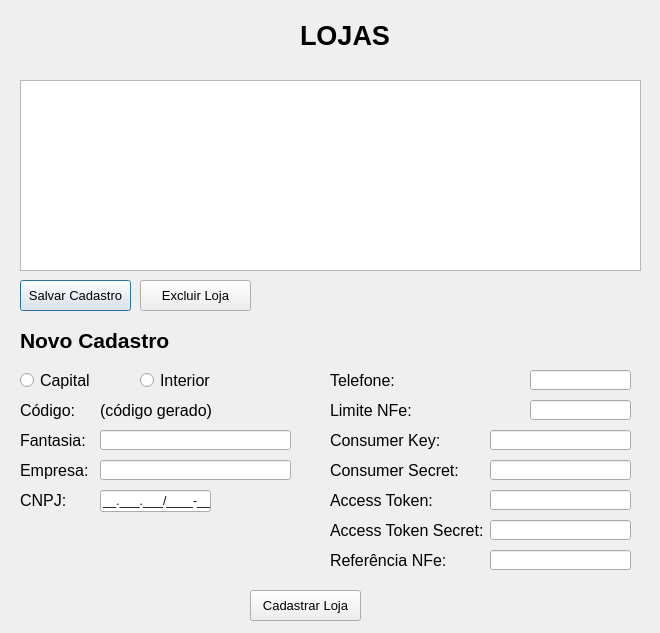
<?xml version="1.0" encoding="UTF-8"?>
<ui version="4.0">
 <class>Dialog</class>
 <widget class="QDialog" name="Dialog">
  <property name="geometry">
   <rect>
    <x>0</x>
    <y>0</y>
    <width>660</width>
    <height>633</height>
   </rect>
  </property>
  <property name="windowTitle">
   <string>Dialog</string>
  </property>
  <widget class="QLabel" name="label">
   <property name="geometry">
    <rect>
     <x>300</x>
     <y>10</y>
     <width>101</width>
     <height>51</height>
    </rect>
   </property>
   <property name="font">
    <font>
     <pointsize>20</pointsize>
     <weight>75</weight>
     <bold>true</bold>
    </font>
   </property>
   <property name="text">
    <string>LOJAS</string>
   </property>
  </widget>
  <widget class="QTableWidget" name="tableWidget">
   <property name="geometry">
    <rect>
     <x>20</x>
     <y>80</y>
     <width>621</width>
     <height>191</height>
    </rect>
   </property>
  </widget>
  <widget class="QLabel" name="label_9">
   <property name="geometry">
    <rect>
     <x>20</x>
     <y>320</y>
     <width>231</width>
     <height>41</height>
    </rect>
   </property>
   <property name="font">
    <font>
     <pointsize>16</pointsize>
     <weight>75</weight>
     <bold>true</bold>
    </font>
   </property>
   <property name="text">
    <string>Novo Cadastro</string>
   </property>
  </widget>
  <widget class="QPushButton" name="pushButton_4">
   <property name="geometry">
    <rect>
     <x>20</x>
     <y>280</y>
     <width>111</width>
     <height>31</height>
    </rect>
   </property>
   <property name="font">
    <font>
     <pointsize>10</pointsize>
    </font>
   </property>
   <property name="text">
    <string>Salvar Cadastro</string>
   </property>
  </widget>
  <widget class="QPushButton" name="pushButton_2">
   <property name="geometry">
    <rect>
     <x>140</x>
     <y>280</y>
     <width>111</width>
     <height>31</height>
    </rect>
   </property>
   <property name="font">
    <font>
     <pointsize>10</pointsize>
    </font>
   </property>
   <property name="text">
    <string>Excluir Loja</string>
   </property>
  </widget>
  <widget class="QLabel" name="label_12">
   <property name="geometry">
    <rect>
     <x>20</x>
     <y>400</y>
     <width>71</width>
     <height>21</height>
    </rect>
   </property>
   <property name="font">
    <font>
     <pointsize>12</pointsize>
    </font>
   </property>
   <property name="text">
    <string>Código:</string>
   </property>
  </widget>
  <widget class="QLabel" name="label_10">
   <property name="geometry">
    <rect>
     <x>100</x>
     <y>400</y>
     <width>121</width>
     <height>21</height>
    </rect>
   </property>
   <property name="font">
    <font>
     <pointsize>12</pointsize>
    </font>
   </property>
   <property name="text">
    <string>(código gerado)</string>
   </property>
  </widget>
  <widget class="QLabel" name="label_11">
   <property name="geometry">
    <rect>
     <x>20</x>
     <y>430</y>
     <width>71</width>
     <height>21</height>
    </rect>
   </property>
   <property name="font">
    <font>
     <pointsize>12</pointsize>
    </font>
   </property>
   <property name="text">
    <string>Fantasia:</string>
   </property>
  </widget>
  <widget class="QLineEdit" name="lineEdit_4">
   <property name="geometry">
    <rect>
     <x>100</x>
     <y>430</y>
     <width>191</width>
     <height>20</height>
    </rect>
   </property>
  </widget>
  <widget class="QLabel" name="label_13">
   <property name="geometry">
    <rect>
     <x>20</x>
     <y>460</y>
     <width>71</width>
     <height>21</height>
    </rect>
   </property>
   <property name="font">
    <font>
     <pointsize>12</pointsize>
    </font>
   </property>
   <property name="text">
    <string>Empresa:</string>
   </property>
  </widget>
  <widget class="QLineEdit" name="lineEdit_5">
   <property name="geometry">
    <rect>
     <x>100</x>
     <y>460</y>
     <width>191</width>
     <height>20</height>
    </rect>
   </property>
  </widget>
  <widget class="QLineEdit" name="CNPJ_line">
   <property name="geometry">
    <rect>
     <x>100</x>
     <y>490</y>
     <width>111</width>
     <height>22</height>
    </rect>
   </property>
   <property name="inputMask">
    <string>99.999.999/9999-99;_</string>
   </property>
  </widget>
  <widget class="QLabel" name="label_3">
   <property name="geometry">
    <rect>
     <x>20</x>
     <y>490</y>
     <width>51</width>
     <height>21</height>
    </rect>
   </property>
   <property name="font">
    <font>
     <pointsize>12</pointsize>
    </font>
   </property>
   <property name="text">
    <string>CNPJ:</string>
   </property>
  </widget>
  <widget class="QLabel" name="label_14">
   <property name="geometry">
    <rect>
     <x>330</x>
     <y>430</y>
     <width>111</width>
     <height>21</height>
    </rect>
   </property>
   <property name="font">
    <font>
     <pointsize>12</pointsize>
    </font>
   </property>
   <property name="text">
    <string>Consumer Key:</string>
   </property>
  </widget>
  <widget class="QLineEdit" name="lineEdit_6">
   <property name="geometry">
    <rect>
     <x>490</x>
     <y>430</y>
     <width>141</width>
     <height>20</height>
    </rect>
   </property>
  </widget>
  <widget class="QLabel" name="label_15">
   <property name="geometry">
    <rect>
     <x>330</x>
     <y>460</y>
     <width>131</width>
     <height>21</height>
    </rect>
   </property>
   <property name="font">
    <font>
     <pointsize>12</pointsize>
    </font>
   </property>
   <property name="text">
    <string>Consumer Secret:</string>
   </property>
  </widget>
  <widget class="QLabel" name="label_16">
   <property name="geometry">
    <rect>
     <x>330</x>
     <y>490</y>
     <width>131</width>
     <height>21</height>
    </rect>
   </property>
   <property name="font">
    <font>
     <pointsize>12</pointsize>
    </font>
   </property>
   <property name="text">
    <string>Access Token:</string>
   </property>
  </widget>
  <widget class="QLabel" name="label_17">
   <property name="geometry">
    <rect>
     <x>330</x>
     <y>520</y>
     <width>161</width>
     <height>21</height>
    </rect>
   </property>
   <property name="font">
    <font>
     <pointsize>12</pointsize>
    </font>
   </property>
   <property name="text">
    <string>Access Token Secret:</string>
   </property>
  </widget>
  <widget class="QLineEdit" name="lineEdit_7">
   <property name="geometry">
    <rect>
     <x>490</x>
     <y>520</y>
     <width>141</width>
     <height>20</height>
    </rect>
   </property>
  </widget>
  <widget class="QLineEdit" name="lineEdit_8">
   <property name="geometry">
    <rect>
     <x>490</x>
     <y>460</y>
     <width>141</width>
     <height>20</height>
    </rect>
   </property>
  </widget>
  <widget class="QLineEdit" name="lineEdit_9">
   <property name="geometry">
    <rect>
     <x>490</x>
     <y>490</y>
     <width>141</width>
     <height>20</height>
    </rect>
   </property>
  </widget>
  <widget class="QRadioButton" name="radioButton">
   <property name="geometry">
    <rect>
     <x>20</x>
     <y>370</y>
     <width>82</width>
     <height>21</height>
    </rect>
   </property>
   <property name="font">
    <font>
     <pointsize>12</pointsize>
    </font>
   </property>
   <property name="text">
    <string>Capital</string>
   </property>
  </widget>
  <widget class="QRadioButton" name="radioButton_2">
   <property name="geometry">
    <rect>
     <x>140</x>
     <y>370</y>
     <width>82</width>
     <height>21</height>
    </rect>
   </property>
   <property name="font">
    <font>
     <pointsize>12</pointsize>
    </font>
   </property>
   <property name="text">
    <string>Interior</string>
   </property>
  </widget>
  <widget class="QPushButton" name="pushButton_5">
   <property name="geometry">
    <rect>
     <x>250</x>
     <y>590</y>
     <width>111</width>
     <height>31</height>
    </rect>
   </property>
   <property name="font">
    <font>
     <pointsize>10</pointsize>
    </font>
   </property>
   <property name="text">
    <string>Cadastrar Loja</string>
   </property>
  </widget>
  <widget class="QLineEdit" name="lineEdit_10">
   <property name="geometry">
    <rect>
     <x>530</x>
     <y>400</y>
     <width>101</width>
     <height>20</height>
    </rect>
   </property>
  </widget>
  <widget class="QLabel" name="label_18">
   <property name="geometry">
    <rect>
     <x>330</x>
     <y>400</y>
     <width>111</width>
     <height>21</height>
    </rect>
   </property>
   <property name="font">
    <font>
     <pointsize>12</pointsize>
    </font>
   </property>
   <property name="text">
    <string>Limite NFe:</string>
   </property>
  </widget>
  <widget class="QLabel" name="label_19">
   <property name="geometry">
    <rect>
     <x>330</x>
     <y>370</y>
     <width>111</width>
     <height>21</height>
    </rect>
   </property>
   <property name="font">
    <font>
     <pointsize>12</pointsize>
    </font>
   </property>
   <property name="text">
    <string>Telefone:</string>
   </property>
  </widget>
  <widget class="QLineEdit" name="lineEdit_11">
   <property name="geometry">
    <rect>
     <x>530</x>
     <y>370</y>
     <width>101</width>
     <height>20</height>
    </rect>
   </property>
  </widget>
  <widget class="QLineEdit" name="lineEdit_12">
   <property name="geometry">
    <rect>
     <x>490</x>
     <y>550</y>
     <width>141</width>
     <height>20</height>
    </rect>
   </property>
  </widget>
  <widget class="QLabel" name="label_20">
   <property name="geometry">
    <rect>
     <x>330</x>
     <y>550</y>
     <width>131</width>
     <height>21</height>
    </rect>
   </property>
   <property name="font">
    <font>
     <pointsize>12</pointsize>
    </font>
   </property>
   <property name="text">
    <string>Referência NFe:</string>
   </property>
  </widget>
 </widget>
 <tabstops>
  <tabstop>CNPJ_line</tabstop>
  <tabstop>lineEdit_11</tabstop>
  <tabstop>lineEdit_10</tabstop>
  <tabstop>lineEdit_6</tabstop>
  <tabstop>lineEdit_8</tabstop>
  <tabstop>lineEdit_9</tabstop>
  <tabstop>lineEdit_7</tabstop>
  <tabstop>lineEdit_4</tabstop>
  <tabstop>lineEdit_5</tabstop>
  <tabstop>radioButton</tabstop>
  <tabstop>radioButton_2</tabstop>
  <tabstop>pushButton_5</tabstop>
  <tabstop>tableWidget</tabstop>
  <tabstop>pushButton_4</tabstop>
  <tabstop>pushButton_2</tabstop>
 </tabstops>
 <resources/>
 <connections/>
</ui>
